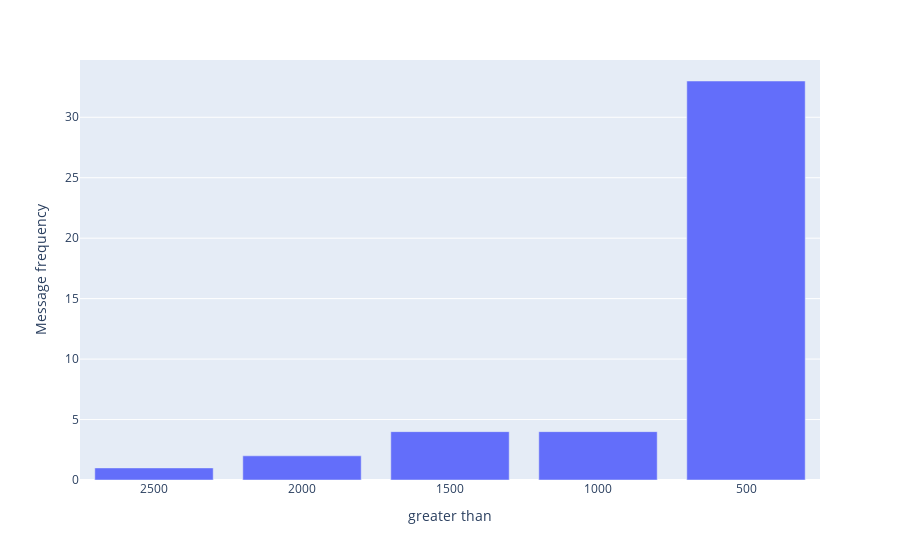

The code cell stored with this chart in its notebook:
### Code cell
# =============================
# 3️⃣ Frequency of Turns per User
# =============================
user_message_counts = Counter(entry['user'] for entry in data)
print(user_message_counts)

users , message_counts = [], []
for user, count in user_message_counts.items():
    if count > 500:
      users.append(user)
      message_counts.append(count)

sorted_users, sorted_message_counts = zip(*sorted(zip(users, message_counts), key=lambda x: x[1], reverse=True))

g_2500, g_1500, g_2000, g_1000, g_500 = [], [], [], [], []
for user, count in zip(sorted_users,sorted_message_counts):
  if count > 2500:
    g_2500.append(user)
  elif count > 2000:
    g_2000.append(user)
  elif count > 1500:
    g_1500.append(user)
  elif count> 1000:
    g_1000.append(user)
  else:
    g_500.append(user)


y = [len(g_2500), len(g_2000), len(g_1500), len(g_1000),len(g_500)]
x = ["2500", "2000", "1500","1000","500"]

fig = px.bar(x=x, y=y, labels={'x': 'greater than', 'y': 'Message frequency'})
fig.show()

### Figure 1 — Plotly figure (JSON) as saved in the notebook; plotly's stock layout.template omitted (floating-point values rounded to 4 significant figures)
{"data": [{"hovertemplate": "greater than=%{x}<br>Message frequency=%{y}<extra></extra>", "legendgroup": "", "marker": {"color": "#636efa", "pattern": {"shape": ""}}, "name": "", "orientation": "v", "showlegend": false, "textposition": "auto", "type": "bar", "x": ["2500", "2000", "1500", "1000", "500"], "xaxis": "x", "y": [1, 2, 4, 4, 33], "yaxis": "y"}], "layout": {"barmode": "relative", "legend": {"tracegroupgap": 0}, "margin": {"t": 60}, "xaxis": {"anchor": "y", "domain": [0, 1], "title": {"text": "greater than"}}, "yaxis": {"anchor": "x", "domain": [0, 1], "title": {"text": "Message frequency"}}}}
